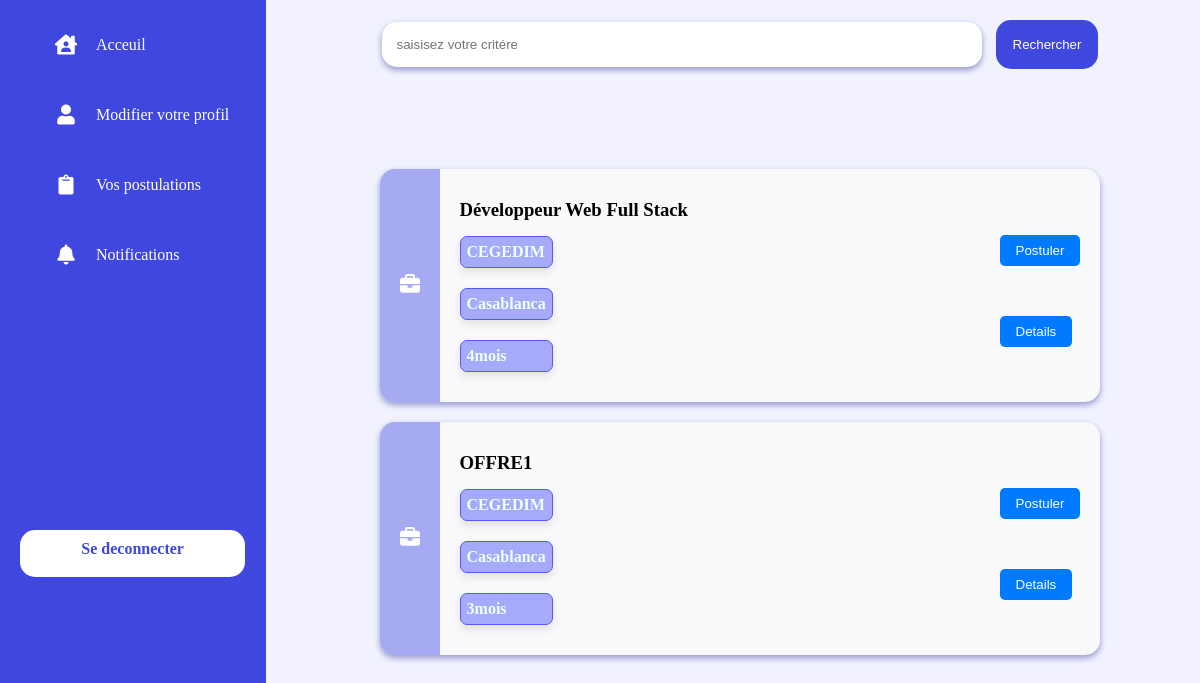
The page /pages/Stagiere/Offre.page.php on the database its author committed.
### tables this page shows
CREATE TABLE `offredestage` (
  `offre_id` int(11) NOT NULL,
  `entreprise_id` int(11) DEFAULT NULL,
  `titre` varchar(255) NOT NULL,
  `description` text NOT NULL,
  `duration` varchar(50) NOT NULL,
  `skills_required` varchar(255) NOT NULL,
  `interns_required` int(11) NOT NULL
);

CREATE TABLE `entreprise` (
  `entreprise_id` int(11) NOT NULL,
  `nom_complet` varchar(255) NOT NULL,
  `telephone_entreprise` text NOT NULL,
  `ville_entreprise` varchar(100) NOT NULL,
  `adresse` varchar(250) NOT NULL,
  `Raison` varchar(250) NOT NULL,
  `email` varchar(250) NOT NULL,
  `mdp` varchar(250) NOT NULL,
  `domaine` varchar(252) NOT NULL,
  `is_active` tinyint(1) NOT NULL DEFAULT 1
);

### frontend/offreStage.php (the view, shortened to what this page needs)
<div class="annonces">
    <?php
    include_once("../../database.php");
    $sql = "SELECT * FROM offredestage o JOIN entreprise e ON (o.entreprise_id = e.entreprise_id)";
    $result = $conn->query($sql);
    if ($result->num_rows > 0) {
        while($row = $result->fetch_assoc()) {
            echo "<div class='annonce'>";
            echo "<div class='parag'>";
            echo "<h3>" . $row["titre"] . "</h3>";
            echo "<div class='info'>";
            echo "<div id='nom'>" . $row["nom_complet"] . "</div>";
            echo "<div id='ville'>" . $row["ville_entreprise"] . "</div>";
            echo "<div id='duration'>" . $row["duration"] . "</div>";
            echo "</div>";
            echo "</div>";
            $entreprise_id=$row["entreprise_id"];
            echo "<div class='boutons'>";
            echo "<form action='../../auth/traitement_candidature.php?entreprise_id=$entreprise_id' method='post'>";
            echo "<button type='submit' name='submit'>Postuler</button>";
            echo "</form>";
            echo "<form action='../../pages/Stagiere/Detail.page.php' method='post'>";
            echo "<button type='submit' name='submitD'>Details</button>";
            echo "</form>";
            echo "</div>";
            echo "</div>";
        }
    } else {
        echo "Aucune annonce disponible";
    }
    ?>
</div>

### styles/AcceuilStagiere.css (style rules this page uses)
* { margin: 0; box-sizing: border-box; }
body { width: 100vw; height: 100vh; margin: 0; position: absolute; background-color: hsla(237, 91%, 86%, 0.2); }
button { background-color: #007bff; color: white; padding: 8px 16px; border: none; border-radius: 5px; cursor: pointer; margin-top: 20px; margin-left: 40px; margin-right: -20px; margin-bottom: 20px; }
form { margin-top: 10px; margin-right: 10px; margin-left: -50px; }
.annonces { width: fit-content; margin: 0 auto; margin-top: 100px; }
.annonce { width: fit-content; background-color: #f9f9fc; padding: 30px; padding-left: 80px; margin-right: 20px; margin-left: 300px; margin-bottom: 20px; border-radius: 15px; display: flex; flex-direction: row; justify-content: center; align-content: center; align-items: center; gap: 300px; position: relative; box-shadow: rgba(0, 0, 0, 0.16) 0px 3px 6px, #3f47df55 0px 3px 6px; }
.annonces .annonce::before { content: url("../public/briefcase-solid\ \(3\).svg"); width: 60px; height: 100%; text-align: center; align-content: center; background-color: #4c54e67a; border-top-left-radius: 15px; border-bottom-left-radius: 15px; position: absolute; top: 0; left: 0; }
.annonces .annonce .parag { width: 250px; }
.annonces .annonce .parag .info { display: flex; flex-direction: column; margin-top: 15px; gap: 20px; max-width: fit-content; }
.annonces .annonce .parag .info div { border: #535bf269 solid 1px; padding: 7px; font-weight: 700; border-radius: 10px; background-color: #666df690; color:azure; white-space: nowrap; overflow: hidden; text-overflow: ellipsis; }
.annonces .annonce .parag .info div { border: 1px solid #535bf2; padding: 6px; font-weight: 700; border-radius: 7px; background-color: rgba(102, 109, 246, 0.56); color: azure; box-shadow: 0 4px 8px rgba(0, 0, 0, 0.1); transition: background-color 0.3s ease, box-shadow 0.3s ease; }

### rows shown on the page
offredestage: titre "Développeur Web Full Stack", entreprise.nom_complet "CEGEDIM", entreprise.ville_entreprise "Casablanca", duration "4mois"
offredestage: titre "OFFRE1", entreprise.nom_complet "CEGEDIM", entreprise.ville_entreprise "Casablanca", duration "3mois"
